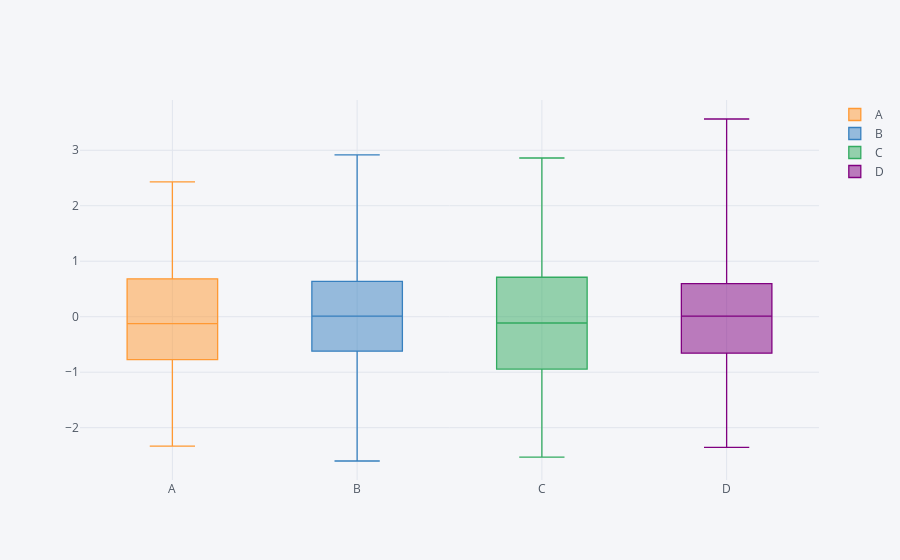

The notebook cell saved with this chart:
### Markdown cell above
## Box Plot

### Code cell
df.iplot(kind='box')
